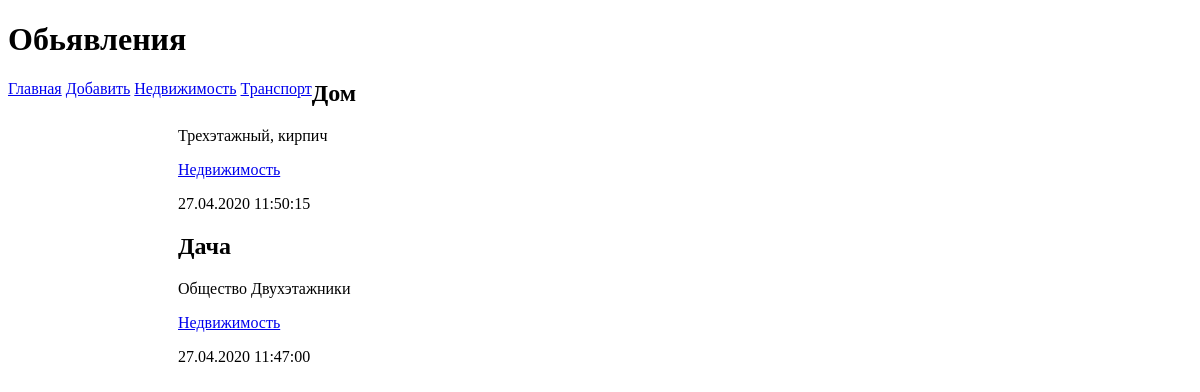
Screenshot of /bboard/1/ with the database file from the repository.
### bboard/models.py (models this page shows, shortened)
class Rubric(models.Model):
	name = models.CharField("Название", max_length=20, db_index=True)
	class Meta:
		verbose_name = "Рубрика"
		verbose_name_plural = "Рубрики"
		ordering = ["name"]

class Bd(models.Model):
	title = models.CharField("Товар", max_length=50)
	content = models.TextField("Описание", null=True, blank=True)
	price = models.FloatField("Цена", null=True, blank=True)
	published = models.DateTimeField("Опубликовано", auto_now_add=True, db_index=True)
	rubric = models.ForeignKey(Rubric, null=True,
								on_delete=models.PROTECT, verbose_name="Рубрика")
	class Meta:
		verbose_name = "Обьявление"
		verbose_name_plural = "Обьявления"
		ordering = ["-published"]

### bboard/views.py (the view)
# urls.py: path('<int:rubric_id>/', by_rubric, name="by_rubric"),
def by_rubric(request, rubric_id):
	bbs = Bd.objects.filter(rubric=rubric_id)
	rubrics = Rubric.objects.all()
	current_rubric = Rubric.objects.get(id=rubric_id)
	context = {'bbs': bbs, 'rubrics': rubrics, 'current_rubric': 'current_rubric'}
	return render(request, 'bboard/by_rubric.html', context)

### bboard/templates/bboard/by_rubric.html (shortened to what this page needs)
{% extends "bboard/layout/basic.html" %}
{% block content %}
	{% for bb in bbs %}
	<div>
		<h2>{{ bb.title }}</h2>
		<p>{{ bb.content }}</p>
		<p><a href="{% url 'by_rubric' bb.rubric.id%}">{{bb.rubric.name}}</a></p>
		<p>{{ bb.published|date:"d.m.Y H:i:s" }}</p>
	</div>
	{% endfor %}
{% endblock %}

### bboard/templates/bboard/layout/basic.html (shortened to what this page needs)
{% load static %}
<!DOCTYPE html>
<html>
<head>
	<link rel="stylesheet" type="text/css" href="{% static 'samplesite/bboard/templates/bboard/style.css' %}">
</head>
<body>
	<header>
		<h1>Обьявления</h1>
	</header>
	<nav>
		<a href="{% url 'index' %}">Главная</a>
		<a href="{% url 'add' %}">Добавить</a>
		{% for rubric in rubrics %}
		<a href="{% url 'by_rubric' rubric.id%}">{{rubric.name}}</a>
		{% endfor %}
	</nav>
	<section>
		{% block content %}
		{% endblock %}
	</section>
</body>
</html>

### bboard/templates/bboard/style.css (style rules this page uses)
nav { font-size: lбpt; width: 150рх; float: left; }
section { margin-left: 170px; }

### rows the page displays
Rubric: name "Недвижимость"
Rubric: name "Транспорт"
Bd: title "Дом", content "Трехэтажный, кирпич", rubric.name "Недвижимость", published "27.04.2020 11:50:15"
Bd: title "Дача", content "Общество Двухэтажники", rubric.name "Недвижимость", published "27.04.2020 11:47:00"
